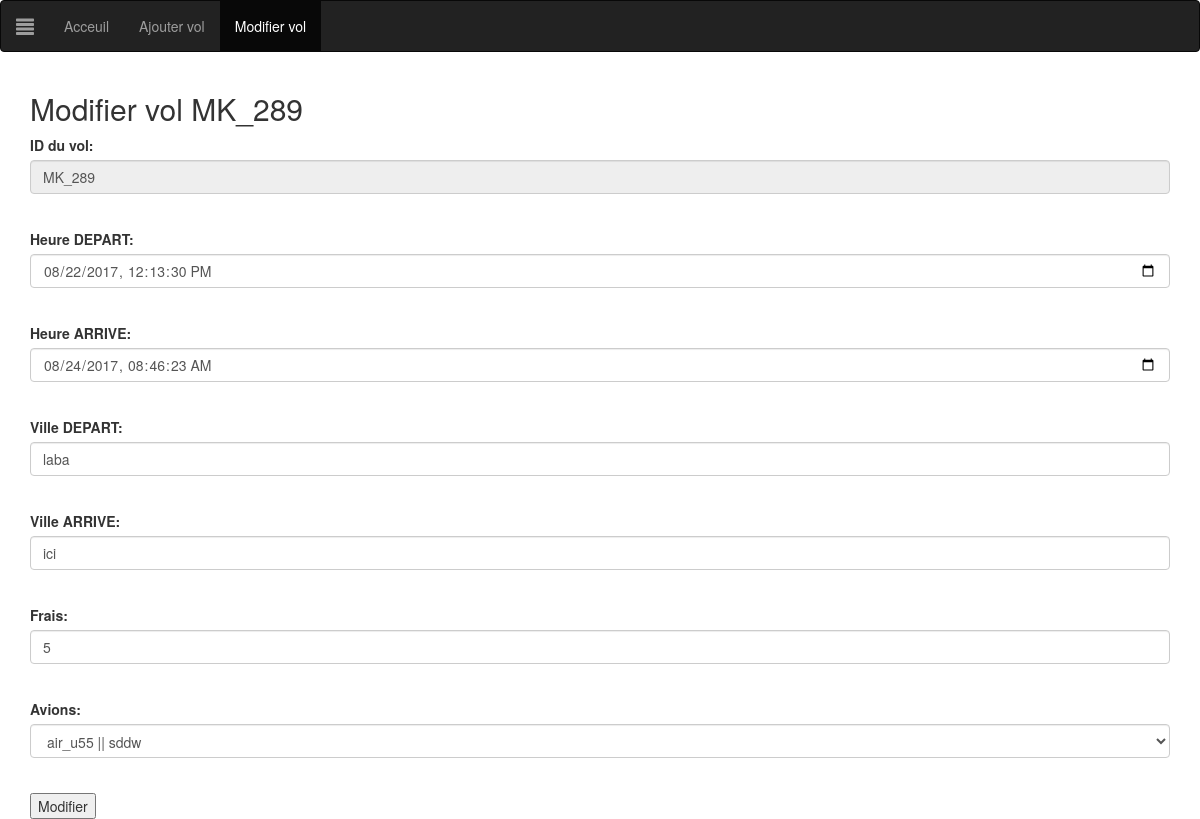
Page /vol/form.php?action=edit&id=MK_289 on the committed database.
### tables this page shows
CREATE TABLE `vol` (
  `no_vol` varchar(50) NOT NULL,
  `heure_depart` datetime NOT NULL,
  `heure_arrive` datetime NOT NULL,
  `ville_depart` text NOT NULL,
  `ville_arrive` text NOT NULL,
  `frais` float NOT NULL,
  `no_avion` varchar(50) NOT NULL
);

### vol/form.php (the view, shortened to what this page needs)
<?php
  $dbh = new PDO('mysql:host=localhost;dbname=e_fly', "root", "");
  $action = ($_GET['action'] == 'create')?'Ajouter':'Modifier';
  $id_avalaible = ($_GET['action'] == 'edit')?'disabled':'';
  $id = (isset($_GET['id'])&&($_GET['action'] != 'create'))?$_GET['id']:'';
  $vol = [
    'no_vol' => '',
    'heure_depart'=>'',
    'heure_arrive'=>'',
    'ville_depart'=>'',
    'ville_arrive'=>'',
    'frais'=>'',
    'avion'=>'',
  ];
  if(($_GET['action'] == 'edit')&&(isset($_GET['id']))){
    $qVol=$dbh->query("SELECT * FROM vol WHERE no_vol='".$_GET['id']."'");
    $gVol = $qVol->fetchAll(PDO::FETCH_ASSOC);
    $vol = [
      'no_vol' => $gVol[0]['no_vol'],
      'heure_depart'=> str_replace(" ","T",$gVol[0]['heure_depart']),
      'heure_arrive'=> str_replace(" ","T",$gVol[0]['heure_arrive']) ,
      'ville_depart'=> $gVol[0]['ville_depart'],
      'ville_arrive'=> $gVol[0]['ville_arrive'],
      'frais'=> $gVol[0]['frais'],
      'avion'=> $gVol[0]['no_avion'],
    ];
  }
?>
<!DOCTYPE html>
<html>
  <head>
    <link rel="stylesheet" href="../style/maxcdn.bootstrapcdn.com/bootstrap/3.3.7/css/bootstrap.min.css">
  </head>
  <body>
    <nav class="navbar navbar-inverse">
      <div class="container-fluid">
        <div class="navbar-header">
          <a class="navbar-brand" href="#"><span class="glyphicon glyphicon-align-justify"></span></a>
        </div>
        <ul class="nav navbar-nav">
          <li><a href="../index.php">Acceuil</a></li>
          <li><a href="form.php?action=create">Ajouter vol</a></li>
          <li class="active"><a href="#">Modifier vol</a></li>
        </ul>
      </div>
    </nav>
    <div class="container">
    <h2> <?php print $action; ?> vol <?php print $id; ?></h2>
    <form action="form.php?action=<?php print $_GET['action']; ?>&id=<?php print isset($_GET['id'])?$_GET['id']:''; ?>" method="post">
    <div class="form-group">
      <label for="edit-no_vol">ID du vol: </label>
      <input type="text" class="form-control" name="no_vol" id="edit-no_vol" value="<?php print $vol['no_vol']; ?>" <?php print $id_avalaible; ?> ><br>
    </div>
    <div class="form-group">
      <label for="edit-heure_depart">Heure DEPART: </label>
      <input class="form-control" type=datetime-local step=1 name="heure_depart" id="edit-heure_depart" value="<?php print $vol['heure_depart']; ?>"><br>
    </div>
    <div class="form-group">
      <label for="edit-heure_arrive">Heure ARRIVE: </label>
      <input class="form-control" type="datetime-local" step=1 name="heure_arrive" id="edit-heure_arrive" value="<?php print $vol['heure_arrive']; ?>"><br>
    </div>
    <div class="form-group">
      <label for="edit-ville_depart">Ville DEPART: </label>
      <input class="form-control" type="text" name="ville_depart" id="edit-ville_depart" value="<?php print $vol['ville_depart']; ?>"><br>
    </div>
    <div class="form-group">
      <label for="edit-ville_arrive">Ville ARRIVE: </label>
      <input class="form-control" type="text" name="ville_arrive" id="edit-ville_arrive" value="<?php print $vol['ville_arrive']; ?>"><br>
    </div>
    <div class="form-group">
      <label for="edit-frais">Frais: </label>
      <input class="form-control" type="text" name="frais" id="edit-frais" value="<?php print $vol['frais']; ?>"><br>
    </div>
    <div class="form-group">
      <label for="edit-no_avion">Avions: </label>
      <select class="form-control" name="no_avion" id="edit-no_avion">
        <?php foreach($dbh->query('SELECT no_avion,type FROM avion') as $row) : ?>
        <?php $selected = ""; ?>
        <?php if($vol['avion'] == $row['no_avion']){ $selected = "selected";} ?>
        <option <?php print $selected; ?> value="<?php print $row['no_avion'] ; ?>"><?php print $row['no_avion'] . ' ' . '||' . ' ' . $row['type'] ; ?></option>
        <?php endforeach; ?>
      </select><br>
    </div>
    <input type="submit" value="<?php print $action; ?>">
    </form>
  </div>
  </body>
</html>

### rows in the picture
vol: no_vol "MK_289", ville_depart "laba", ville_arrive "ici", frais "5"

### other values in the picture
$action "Modifier"
$id "MK_289"
form field no_avion "air_u55 || sddw"
